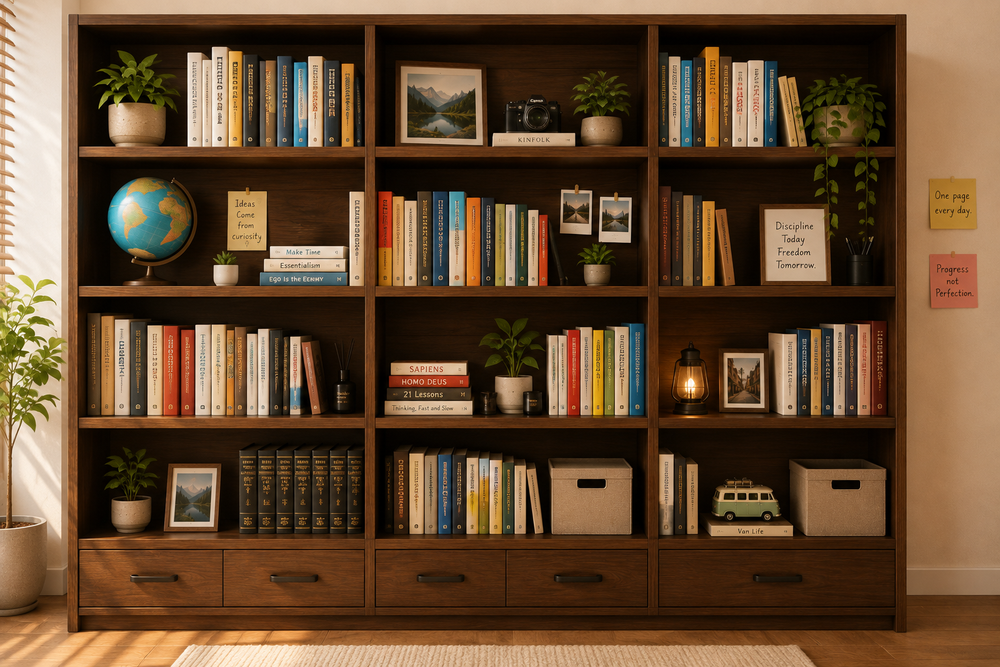
#> input picture bookshelf.png, 1000 x 667 px, shrunk from 1536 x 1024 before the run, found by its file name
$ python analyze_shelf5.py
#> lines starting #> are read from the running program, lines starting #| are printed output that depends on the picture
from PIL import Image, ImageDraw
import sys
sys.stdout.reconfigure(encoding='utf-8')

img = Image.open('public/bookshelf.png').convert('RGBA')
w, h = img.size
#> w = 1000; h = 667

# Create overlay
overlay = Image.new('RGBA', (w, h), (0,0,0,0))
#> overlay: PIL image 1000x667 RGBA; every value is 0
draw = ImageDraw.Draw(overlay)

def rect(x1p, y1p, x2p, y2p, color):
    x1 = int(w * x1p / 100)
    y1 = int(h * y1p / 100)
    x2 = int(w * x2p / 100)
    y2 = int(h * y2p / 100)
    draw.rectangle([x1, y1, x2, y2], outline=color, width=3)
    draw.rectangle([x1+1, y1+1, x2-1, y2-1], fill=(*color[:3], 60))

# Based on brightness analysis:
# TOP SHELF y=4-42%
# x=0-7%: wall (skip)
# Book groups identified from brightness patterns:

# Top shelf books (RED)
top_books = [
    (7, 4, 11, 42),    # book 1
    (11, 4, 17, 42),   # book 2
    (19, 4, 25, 42),   # book 3 (wide)
    (25, 4, 29, 42),   # book 4
    (29, 4, 34, 42),   # book 5
    (34, 4, 38, 42),   # book 6
    (38, 4, 43, 42),   # book 7
    (43, 4, 48, 42),   # book 8
    (48, 4, 55, 42),   # book 9
]
for b in top_books:
    rect(*b, (255, 80, 80, 255))

# Middle shelf books (GREEN) y=44-65%
mid_books = [
    (1, 44, 8, 65),    # book 1
    (11, 44, 18, 65),  # book 2
    (19, 44, 27, 65),  # book 3
    (27, 44, 33, 65),  # book 4 (dark)
    (40, 44, 47, 65),  # book 5
    (55, 44, 65, 65),  # book 6 (right side)
]
for b in mid_books:
    rect(*b, (80, 255, 80, 255))

# Bottom shelf books (BLUE) y=68-82%
bot_books = [
    (2, 68, 8, 82),    # book 1
    (14, 68, 22, 82),  # book 2
    (40, 68, 51, 82),  # book 3
]
for b in bot_books:
    rect(*b, (80, 80, 255, 255))

# Right side objects (YELLOW) - globe/camera/plant area
right_objects = [
    (55, 5, 70, 42),   # right top area
    (65, 44, 80, 65),  # right middle
    (55, 68, 75, 82),  # right bottom
]
for b in right_objects:
    rect(*b, (255, 255, 0, 255))

result = Image.alpha_composite(img, overlay)
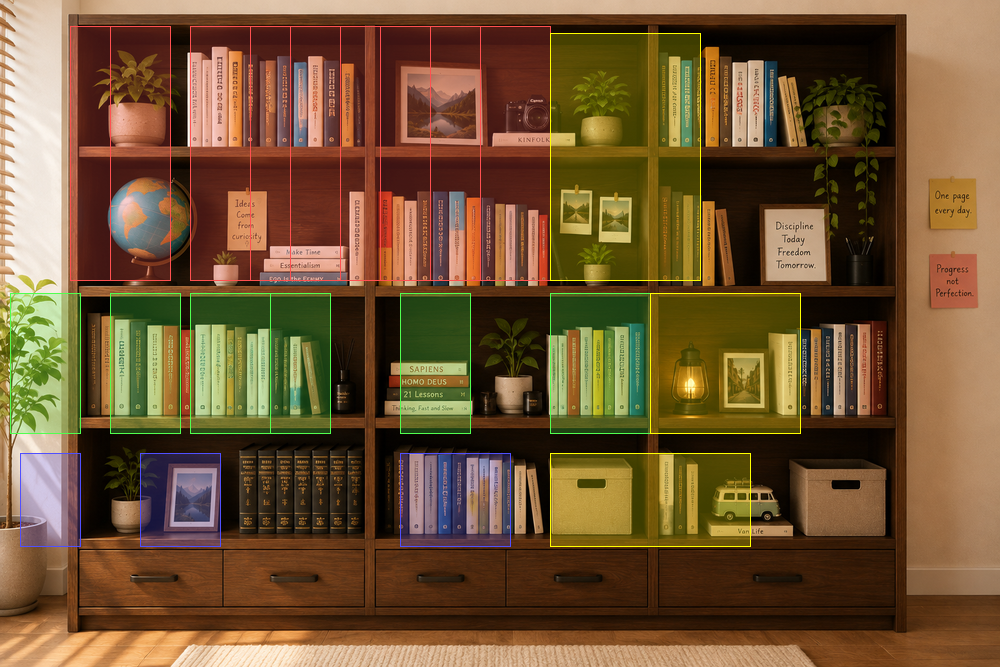
#> result: PIL image 1000x667 RGBA; mean R, G, B, A 113.7, 85.6, 52.5, 255
result.convert('RGB').save('public/bookshelf_debug2.png')
print("Saved bookshelf_debug2.png")
print("RED=top books, GREEN=mid books, BLUE=bot books, YELLOW=right objects")
